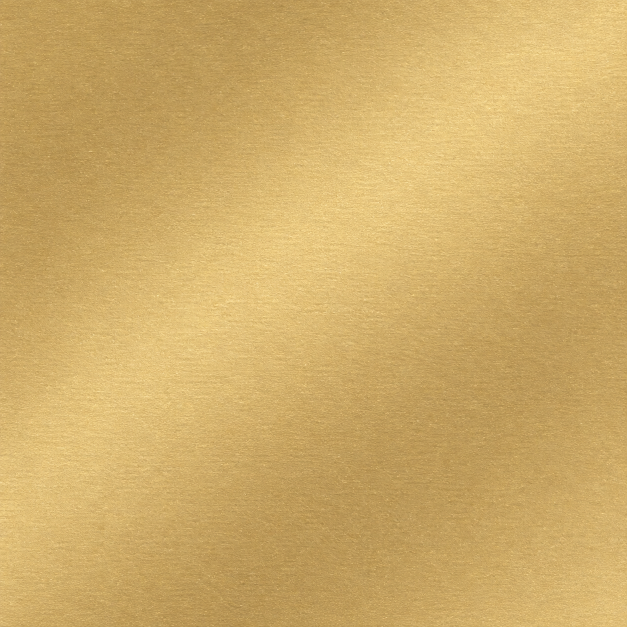
#> input picture plugins/image-studio/skills/image-studio/kit/foil.png, 1254 x 1254 px (shown at 1/2 size); its folder holds only this picture in this run
$ python add_word.py foil.png 5 lettering.png plate2.png
#> lines starting #> are read from the running program, lines starting #| are printed output that depends on the picture
"""Add a VERIFIED brush word to the word library (kit/words/).

Usage:  python add_word.py <sheet.png> <line> <slug> "<arabic text>"

  sheet  an AI lettering sheet made with gen.sh whose line 1 is «مهدي كبها» (the size reference)
  line   which line of the sheet holds the word (usually 2 or 3)
  slug   ascii file name, e.g. dayf_mumayyaz

Writes words/<slug>.png (white keyed out, scaled so every word in the library shares the
same letter size) and adds a row to words/INDEX.md. Only add words you have read letter by
letter at full zoom: a word in the library is trusted and reused without re-checking.
"""
import os
import sys

import numpy as np
from PIL import Image

HERE = os.path.dirname(os.path.abspath(__file__))
WORDS = os.path.join(HERE, "words")
LSCALE = 725 / 929          # library size = what series_lib.headline() draws at extra=1.0


def ink_bands(sheet, gap=25):
#> called with sheet = 'foil.png', gap = 25
    a = np.asarray(Image.open(sheet).convert("RGB"), np.float32) @ np.array([0.299, 0.587, 0.114], np.float32)
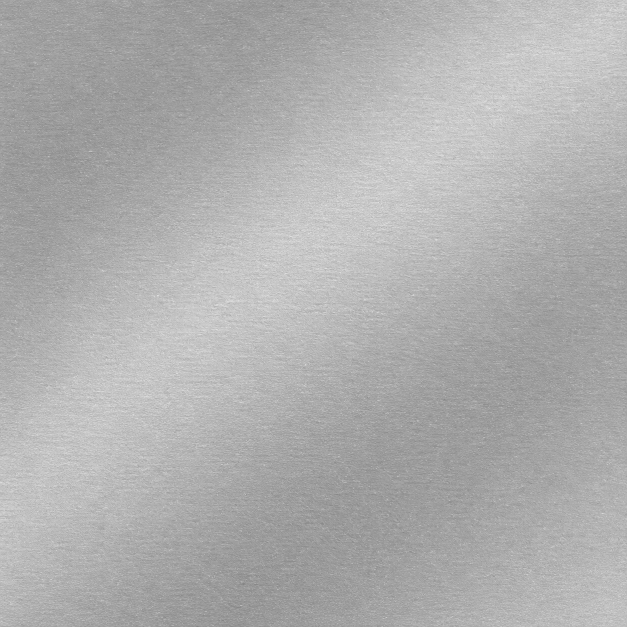
#> a: shape (1254, 1254) float32 (shown at 1/2 size); min 125.9, max 238.5, mean 175
    ink = a < 200
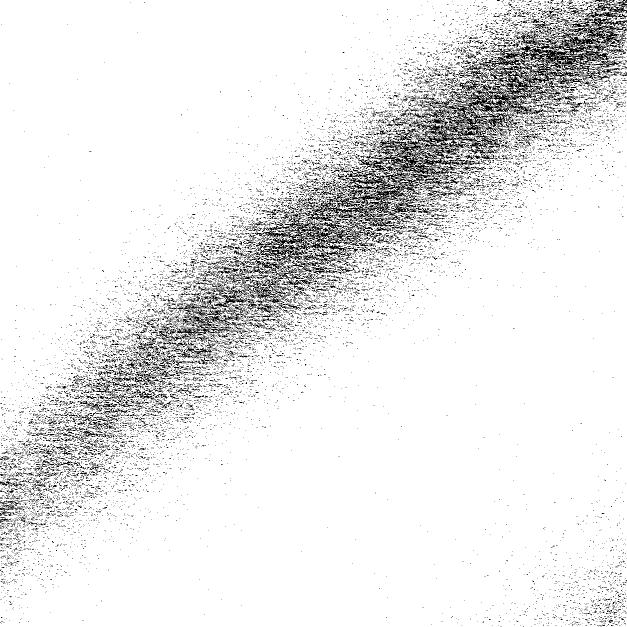
#> ink: shape (1254, 1254) bool (shown at 1/2 size); 91.3% white; black in thin lines or dots
    rows = np.where(ink.sum(1) > 3)[0]
#> rows = 1254 values from 0 to 1253
    bands, s0, p = [], rows[0], rows[0]
#> bands = []; s0 = 0; p = 0
    for r in rows[1:]:
        if r > p + gap: bands.append((s0, p)); s0 = r
        p = r
    bands.append((s0, p))
    out = []
    for b0, b1 in bands:
        cols = np.where(ink[b0:b1 + 1].sum(0) > 0)[0]
        out.append((int(b0), int(b1), int(cols.max() - cols.min())))
#> this loop made 1 pass
#> (b0, b1) on pass 1: (0, 1253)
#> after the loop, out = [(0, 1253, 1253)]
    return [b for b in out if b[1] - b[0] > 60]


def key_out(sheet, y0, y1):
    src = Image.open(sheet).convert("RGB")
    a = np.asarray(src.crop((0, y0 - 6, src.width, y1 + 6)), np.float32)
    lum = a @ np.array([0.299, 0.587, 0.114], np.float32)
    alpha = np.clip((250 - lum) / (250 - 45), 0, 1)
    rgb = np.clip((a - (1 - alpha[..., None]) * 255) / np.maximum(alpha[..., None], 1e-3), 0, 255)
    rgb = np.where(alpha[..., None] > 0.02, rgb, 0)
    im = Image.fromarray(np.dstack([rgb, alpha * 255]).astype(np.uint8), "RGBA")
    return im.crop(im.getchannel("A").point(lambda v: 255 if v > 20 else 0).getbbox())


def add_word(sheet, line, slug, text):
    bands = ink_bands(sheet)
#> bands = [(0, 1253, 1253)]
    k = LSCALE * 929 / bands[0][2]                  # line 1 «مهدي كبها» is the size reference
#> k = 0.579
#> (the run stopped early here; a loop or call above may not have finished)
